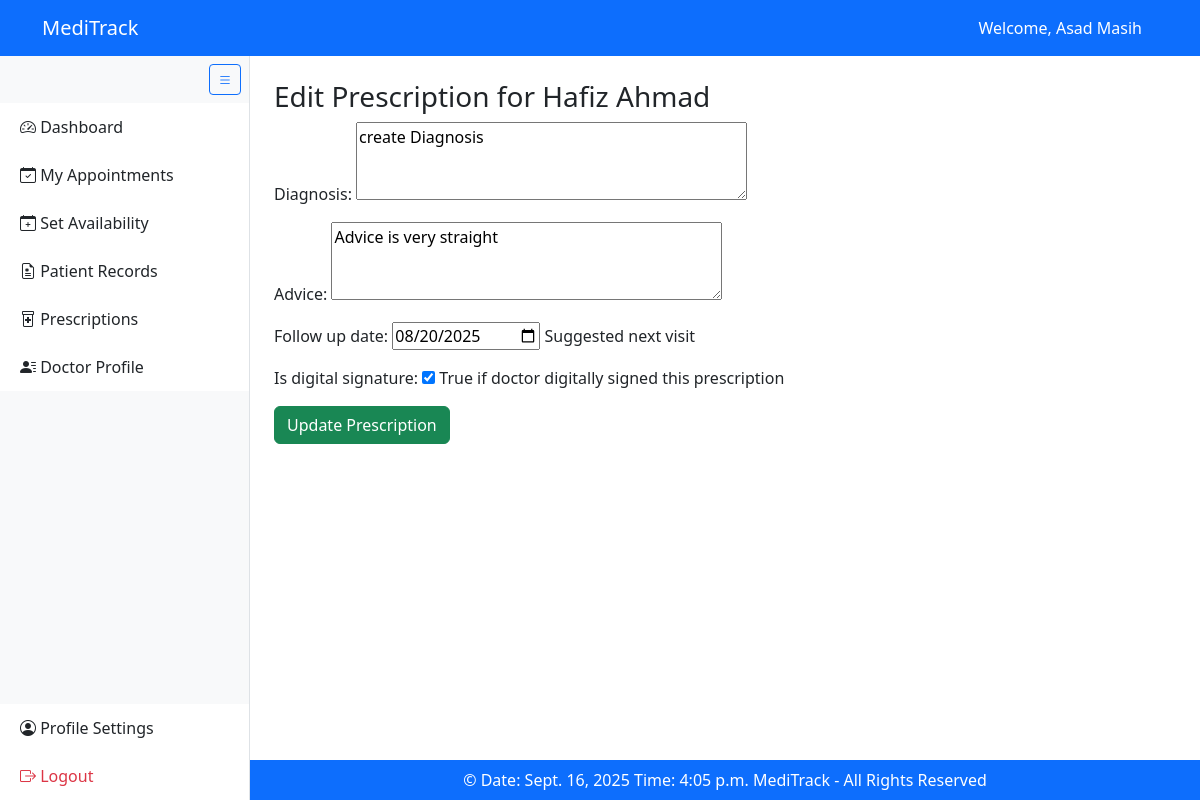
Page /edit_prescription/7/ (signed in) on the committed database.
### MediTrackApp/models.py (models this page shows, shortened)
class User(AbstractUser):
    ROLE_CHOICES = [
        ("admin", "Admin"),
        ("patient", "Patient"),
        ("doctor", "Doctor"),
    ]
    GENDER_CHOICES = [
        ("M", "Male"),
        ("F", "Female"),
        ("O", "Other"),
    ]
    phone_number = PhoneNumberField(region="PK", blank=True)
    gender = models.CharField(max_length=10, choices=GENDER_CHOICES, blank=True)
    date_of_birth = models.DateField(null=True, blank=True)
    profile_pic = models.ImageField(upload_to="profile_pics/", validators=[validate_file_extension], blank=True, null=True)
    role = models.CharField(max_length=50, choices=ROLE_CHOICES, default="patient")
    is_active = models.BooleanField(default=True)

class Prescription(models.Model):
    appointment = models.ForeignKey(Appointment, on_delete=models.CASCADE)
    diagnosis = models.TextField()
    medicine = models.JSONField(default=list)
    advice = models.TextField(blank=True)
    follow_up_date = models.DateField(null=True, blank=True, help_text="Suggested next visit")
    is_digital_signature = models.BooleanField(default=False, help_text="True if doctor digitally signed this prescription")
    created_at = models.DateTimeField(auto_now_add=True)

class Appointment(models.Model):
    STATUS_CHOICES = [
        ("pending", "Pending"),
        ("confirmed", "Confirmed"),
        ("cancelled", "Cancelled"),
        ("completed", "Completed"),
    ]
    REASON_CHOICES = [
        ("CHECKUP", "Routine Checkup"),
        ("CONSULT", "General Consultation"),
        ("FEVER", "Fever/Infection"),
        ("INJURY", "Injury Treatment"),
    ]
    patient = models.ForeignKey(PatientProfile, on_delete=models.CASCADE)
    doctor = models.ForeignKey(DoctorProfile, on_delete=models.CASCADE)
    date = models.DateField()
    time = models.TimeField()
    status = models.CharField(max_length=20, choices=STATUS_CHOICES, default="pending")
    symptoms = models.TextField(blank=True)
    reason = models.CharField(max_length=50, choices=REASON_CHOICES, default="CONSULT")
    other_reason = models.CharField(max_length=100, blank=True)
    cancellation_reason = models.TextField(blank=True, null=True)
    cancelled_by = models.ForeignKey(User, on_delete=models.SET_NULL, null=True, blank=True, related_name='cancelled_appointments')
    end_time = models.TimeField(null=True, blank=True)
    created_at = models.DateTimeField(auto_now_add=True)
    updated_at = models.DateTimeField(auto_now=True)
    class Meta:
        constraints = [
            models.UniqueConstraint(fields=["doctor", "date", "time"], name="unique_doctor_slot"),
        ]
        ordering = ["-date", "time"]

class PatientProfile(models.Model):
    user = models.OneToOneField(User, related_name="patient_profile", on_delete=models.CASCADE)
    blood_group = models.CharField(max_length=5, blank=True)
    allergies = models.TextField(blank=True)
    medical_history = models.TextField(blank=True)
    emergency_contact = PhoneNumberField(region="PK", blank=True)

### MediTrackApp/decorators.py (the view)
        def wrapper(request, *args, **kwargs):
            if not request.user.is_authenticated:
                return redirect('login')
            if request.user.role not in allowed_roles:
                raise PermissionDenied
            return view_func(request, *args, **kwargs)

### MediTrackApp/forms.py (shortened to what this page needs)
class PrescriptionForm(forms.ModelForm):
    def __init__(self, *args, **kwargs):
        super().__init__(*args, **kwargs)
        self.fields["follow_up_date"].widget = forms.DateInput(
            attrs={"type": "date"})
        self.fields["diagnosis"].widget = forms.Textarea(attrs={"rows": 3})
        self.fields["advice"].widget = forms.Textarea(attrs={"rows": 3})
    class Meta:
        model = Prescription
        fields = ["diagnosis", "medicine", "advice",
                  "follow_up_date", "is_digital_signature"]
        widgets = {"medicine": forms.HiddenInput()}

### MediTrackApp/templates/edit_prescription.html (shortened to what this page needs)
{% extends 'base.html' %}
{% block content %}
<h3>Edit Prescription for {{ prescription.appointment.patient.user.get_full_name }}</h3>
<form method="post">
    {{ form.as_p }}
    <button type="submit" class="btn btn-success">Update Prescription</button>
</form>
{% endblock %}

### templates/base.html (shortened to what this page needs)
{% load static %}
<!DOCTYPE html>
<html lang="en">
<head>
    <link href="https://cdn.jsdelivr.net/npm/bootstrap@5.3.3/dist/css/bootstrap.min.css" rel="stylesheet">
    <link href="https://cdn.jsdelivr.net/npm/bootstrap-icons@1.11.3/font/bootstrap-icons.css" rel="stylesheet">
    <link rel="stylesheet" href="{% static 'CSS/base.css' %}">
</head>
<body>
    <nav class="navbar navbar-dark bg-primary fixed-top" id="main-navbar">
        <div class="container">
            <span class="navbar-brand">MediTrack</span>
            <div>
                {% if user.is_authenticated %}
                    <span class="text-white me-3">Welcome, {{ user.get_full_name }}</span>
                {% else %}
                    <a href="{% url 'login' %}" class="btn btn-outline-light btn-lg me-2">Login</a>
                    <a href="{% url 'register' %}" class="btn btn-outline-light btn-lg">Register</a>
                {% endif %}
            </div>
        </div>
    </nav>
 {% if user.is_authenticated %}
    <div id="sidebar" class="bg-light border-end position-fixed d-flex flex-column">
        <div class="p-2 text-end d-none d-lg-block">
            <button id="sidebarToggle" class="btn btn-sm btn-outline-primary">
                <i class="bi bi-list"></i>
            </button>
        </div>
        <div class="list-group list-group-flush flex-grow-1">
            {% if user.role == 'admin' %}
                 {% include 'partials/admin_sidebar.html' %}
                 {% elif user.role == 'doctor' %}
                 {% include 'partials/doctor_sidebar.html' %}
                 {% elif user.role == 'patient' %}
                 {% include 'partials/patient_sidebar.html' %}
            {% endif %}
            <div class="mt-auto">
                <a href="{% url 'edit_profile' %}" class="list-group-item list-group-item-action">
                    <i class="bi bi-person-circle"></i> <span class="link-text">Profile Settings</span>
                </a>
                <a href="{% url 'logout' %}" class="list-group-item list-group-item-action text-danger">
                    <i class="bi bi-box-arrow-right"></i> <span class="link-text">Logout</span>
                </a>
            </div>
        </div>
    </div>
    {% endif %}
    <div id="main-content" class="p-4 {% if not user.is_authenticated %}full-width{% endif %}">
        {% block content %}{% endblock %}
    </div>
    <footer class="bg-primary text-white text-center py-2 {% if not user.is_authenticated %}full-width{% endif %}" id="main-footer">
        &copy; Date: {% now "DATE_FORMAT" %} Time: {% now "TIME_FORMAT" %} MediTrack - All Rights Reserved
    </footer>
</body>
</html>

### static/css/base.css (style rules this page uses)
#sidebar { width: 250px; top: 56px; bottom: 0; height: calc(100vh - 56px); transition: all 0.3s; z-index: 1000; overflow-y: auto; }
#main-content { margin-left: 250px; padding-top: 80px; padding-bottom: 20px; transition: all 0.3s; min-height: calc(100vh - 56px - 40px); }
#main-footer { margin-left: 250px; transition: all 0.3s; }
#sidebar .list-group-item { border: none; padding: 12px 20px; font-weight: 500; white-space: nowrap; }
body { padding-top: 56px; }

### rows in the picture
User: get_full_name "Asad Masih"
Prescription: appointment.patient.user.get_full_name "Hafiz Ahmad", diagnosis "create Diagnosis", advice "Advice is very straight", follow_up_date "08/20/2025", is_digital_signature "☑"
